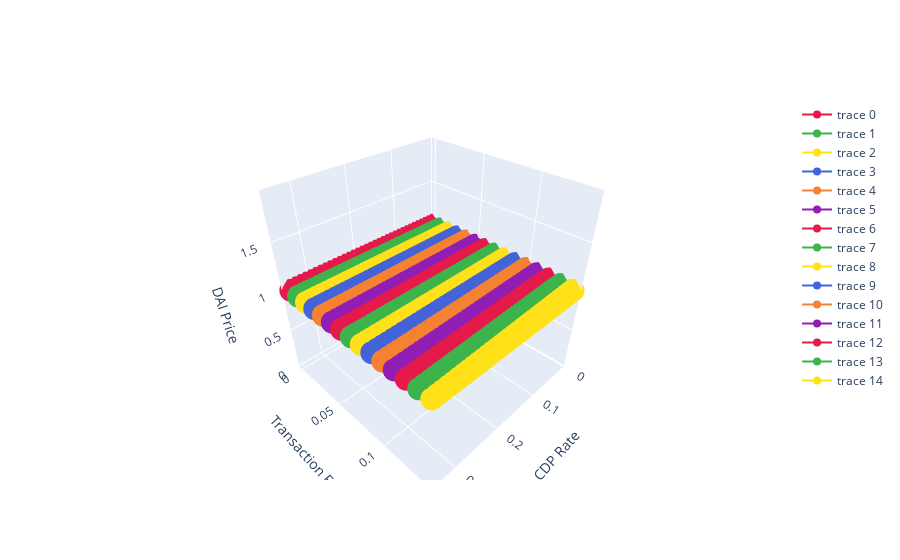

Notebook code for this chart:
### Markdown cell above
# Test with initial assset distribution as 100 USD or 100 DAI

### Code cell
cdpRates = [0.01 * i for i in range(1, 35)]
txf = [0.01 * i for i in range(0, 15)]
tests = 1

runTests(10, cdpRates, txf, tests)
